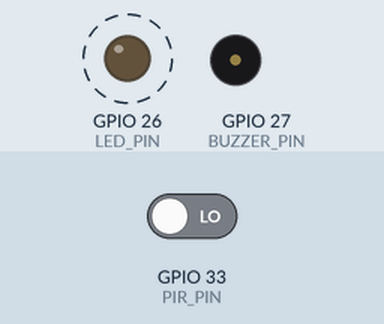
This sketch was run on a simulated ESP32. On the bench: output pins drawn as LEDs (lit = HIGH), buzzer (waves = sounding, pin HIGH). Dashed ring = blinking. The inputs (shaded band) are chosen by the test bench; at power-on: GPIO 33 (PIR_PIN) LOW. WiFi joins after 1.5 s; servers stay silent unless stated; web services answer with replies made up by the test bench; what the sketch prints to the serial monitor is not drawn. At 65.0 s the program puts the board to deep sleep or switches it off; the recording ends there.

Above: at 0.5 s.
Timing chart, 0 to 3.0 s (numbered marks = the images above):
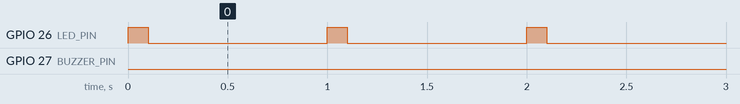

The sketch:

pocket-sentry.ino
```cpp
/*
  Portable Wi-Fi Motion Alarm - ECE 1100 Discovery Project
  Anish Bhatia

  Board:   "ESP32 Dev Module" (Arduino IDE, "esp32 by Espressif" board package)
  Wiring:  PIR OUT  -> GPIO 33   (wakes the ESP32 from deep sleep)
           Buzzer S -> GPIO 27   (KY-012 active buzzer, middle pin unconnected)
           LED      -> GPIO 26   (through the 220 ohm resistor)

  How it works
    1. First power-on: waits for the PIR to warm up, connects to Wi-Fi once,
       sends an "armed" message, then goes to deep sleep.
    2. Motion makes PIR OUT go HIGH, which wakes the ESP32.
    3. It beeps, connects to Wi-Fi, sends a Telegram message, and logs how long
       that took (open Serial Monitor at 115200 to see it while on USB).
    4. It waits for the PIR to go LOW again, then goes back to deep sleep.

  Before uploading
    - Fill in the four values in the "Fill these in" block.
    - In Telegram, open a chat with your bot and send it /start, or it is not
      allowed to message you.
    - Switch the battery pack OFF before plugging in USB.
*/

#include <WiFi.h>
#include <WiFiClientSecure.h>
#include <HTTPClient.h>
#include "esp_sleep.h"
#include "driver/gpio.h"
#include "driver/rtc_io.h"

// ---------------- Fill these in ----------------
const char* WIFI_SSID = "your-wifi-or-hotspot";
const char* WIFI_PASS = "your-wifi-password";
const char* BOT_TOKEN = "1234567890:replace-with-token-from-BotFather";
const char* CHAT_ID   = "123456789";   // your numeric chat ID from @myidbot
// ------------------------------------------------

// Pins
const gpio_num_t PIR_PIN    = GPIO_NUM_33;
const int        BUZZER_PIN = 27;
const int        LED_PIN    = 26;

// Timing
const uint32_t PIR_WARMUP_MS    = 60000;  // HC-SR501 gives false triggers for ~60 s after power-on
const uint32_t WIFI_TIMEOUT_MS  = 8000;   // give up on a Wi-Fi attempt after this
const uint32_t CLEAR_TIMEOUT_MS = 30000;  // longest wait for PIR to go LOW before sleeping anyway
const uint32_t COOLDOWN_MS      = 3000;   // quiet time after PIR clears, avoids instant re-triggers

// Kept in RTC memory, so these survive deep sleep (not a full power-off)
RTC_DATA_ATTR uint32_t alertCount   = 0;
RTC_DATA_ATTR int32_t  savedChannel = 0;   // cached Wi-Fi channel for a faster reconnect
RTC_DATA_ATTR uint8_t  savedBssid[6];      // cached router MAC address

// ---------- Small helpers ----------

void beep(int times, int onMs, int offMs) {
  for (int i = 0; i < times; i++) {
    digitalWrite(BUZZER_PIN, HIGH);
    delay(onMs);
    digitalWrite(BUZZER_PIN, LOW);
    if (i < times - 1) delay(offMs);
  }
}

void blinkLed(int times, int onMs, int offMs) {
  for (int i = 0; i < times; i++) {
    digitalWrite(LED_PIN, HIGH);
    delay(onMs);
    digitalWrite(LED_PIN, LOW);
    delay(offMs);
  }
}

String urlEncode(const String& s) {
  const char* hex = "0123456789ABCDEF";
  String out;
  for (size_t i = 0; i < s.length(); i++) {
    char c = s[i];
    if (isalnum((unsigned char)c) || c == '-' || c == '_' || c == '.' || c == '~') {
      out += c;
    } else {
      out += '%';
      out += hex[(c >> 4) & 0x0F];
      out += hex[c & 0x0F];
    }
  }
  return out;
}

bool waitForWiFi(uint32_t timeoutMs) {
  uint32_t start = millis();
  while (WiFi.status() != WL_CONNECTED && millis() - start < timeoutMs) {
    delay(20);
  }
  return WiFi.status() == WL_CONNECTED;
}

// Connects using the cached channel and router if we have them (much faster),
// and falls back to a normal scan if that fails.
bool connectWiFi() {
  WiFi.persistent(false);
  WiFi.mode(WIFI_STA);

  bool ok = false;
  if (savedChannel > 0) {
    WiFi.begin(WIFI_SSID, WIFI_PASS, savedChannel, savedBssid, true);
    ok = waitForWiFi(WIFI_TIMEOUT_MS / 2);
    if (!ok) {
      Serial.println("Cached Wi-Fi info failed, scanning normally");
      WiFi.disconnect(true);
      delay(50);
      savedChannel = 0;
    }
  }

  if (!ok) {
    WiFi.begin(WIFI_SSID, WIFI_PASS);
    ok = waitForWiFi(WIFI_TIMEOUT_MS);
  }
  if (!ok) return false;

  savedChannel = WiFi.channel();
  memcpy(savedBssid, WiFi.BSSID(), 6);
  return true;
}

bool sendTelegram(const String& text) {
  WiFiClientSecure client;
  client.setInsecure();  // skips certificate checking; fine for a class prototype

  HTTPClient https;
  String url = String("https://api.telegram.org/bot") + BOT_TOKEN +
               "/sendMessage?chat_id=" + CHAT_ID +
               "&text=" + urlEncode(text);

  if (!https.begin(client, url)) return false;
  https.setTimeout(5000);
  int code = https.GET();
  if (code != 200) {
    Serial.printf("Telegram error: HTTP %d\n", code);
    Serial.println(https.getString());  // Telegram explains what was wrong
  }
  https.end();
  return code == 200;
}

// Waits until the PIR output goes LOW, so sleeping doesn't wake us straight back up.
void waitForClear() {
  uint32_t start = millis();
  while (digitalRead(PIR_PIN) == HIGH && millis() - start < CLEAR_TIMEOUT_MS) {
    delay(50);
  }
  delay(COOLDOWN_MS);
}

void goToSleep() {
  digitalWrite(BUZZER_PIN, LOW);
  digitalWrite(LED_PIN, LOW);

  WiFi.disconnect(true);
  WiFi.mode(WIFI_OFF);

  // Hold the buzzer and LED pins LOW during sleep so they can't float and click.
  gpio_hold_en((gpio_num_t)BUZZER_PIN);
  gpio_hold_en((gpio_num_t)LED_PIN);
  gpio_deep_sleep_hold_en();

  // Wake when PIR OUT goes HIGH. The pull-down keeps it LOW if a wire comes loose.
  rtc_gpio_pullup_dis(PIR_PIN);
  rtc_gpio_pulldown_en(PIR_PIN);
  esp_sleep_enable_ext0_wakeup(PIR_PIN, 1);

  Serial.println("Sleeping until motion...");
  Serial.flush();
  esp_deep_sleep_start();
}

// ---------- The two ways the ESP32 can start ----------

void firstBoot() {
  Serial.println("\nMotion alarm powered on. Warming up the PIR for 60 s...");

  // Slow LED blink during warm-up so you can see it isn't armed yet.
  uint32_t start = millis();
  while (millis() - start < PIR_WARMUP_MS) {
    blinkLed(1, 100, 900);
  }

  if (connectWiFi()) {
    Serial.printf("Wi-Fi OK, IP %s, channel %d\n",
                  WiFi.localIP().toString().c_str(), (int)savedChannel);
    bool ok = sendTelegram("Motion alarm armed");
    Serial.println(ok ? "Armed message sent" : "Armed message FAILED");
    beep(2, 80, 80);  // two short beeps = armed
  } else {
    Serial.println("Wi-Fi FAILED. Check WIFI_SSID / WIFI_PASS. Arming anyway.");
    beep(1, 600, 0);  // one long beep = Wi-Fi problem
  }
}

void handleMotion() {
  uint32_t t0 = millis();  // time since wake
  alertCount++;
  Serial.printf("\nMotion! Alert #%lu\n", (unsigned long)alertCount);

  digitalWrite(LED_PIN, HIGH);
  beep(1, 150, 0);  // local alarm right away, before Wi-Fi

  bool wifiOk = connectWiFi();
  uint32_t tWifi = millis() - t0;

  bool sent = false;
  if (wifiOk) {
    sent = sendTelegram("Motion detected (alert #" + String(alertCount) + ")");
  }
  uint32_t tSent = millis() - t0;

  // These are your latency measurements for the "couple seconds" goal.
  Serial.printf("Wi-Fi connected after %lu ms\n", (unsigned long)tWifi);
  Serial.printf("Alert %s after %lu ms\n", sent ? "sent" : "FAILED", (unsigned long)tSent);

  digitalWrite(LED_PIN, LOW);
  if (sent) {
    blinkLed(2, 100, 100);  // two quick blinks = phone alert sent
  } else {
    beep(1, 600, 0);        // one long beep = alert failed
  }
}

void setup() {
  // Release the pins we held LOW during sleep before using them again.
  gpio_hold_dis((gpio_num_t)BUZZER_PIN);
  gpio_hold_dis((gpio_num_t)LED_PIN);
  gpio_deep_sleep_hold_dis();
  rtc_gpio_deinit(PIR_PIN);  // hand the PIR pin back from sleep mode to normal digitalRead

  pinMode(BUZZER_PIN, OUTPUT);
  pinMode(LED_PIN, OUTPUT);
  digitalWrite(BUZZER_PIN, LOW);
  digitalWrite(LED_PIN, LOW);
  pinMode(PIR_PIN, INPUT);

  Serial.begin(115200);

  if (esp_sleep_get_wakeup_cause() == ESP_SLEEP_WAKEUP_EXT0) {
    handleMotion();
  } else {
    firstBoot();
  }

  waitForClear();
  goToSleep();
}

void loop() {
  // Never reached: every run ends in deep sleep, and waking restarts setup().
}
```

Measured:
- by itself, GPIO 26 (LED_PIN): alternates HIGH for 0.10 s and LOW for 0.90 s, 120 changes in all, then stays LOW
